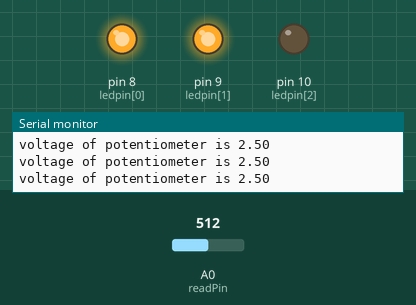
This sketch was run on a simulated Arduino Uno, built with avr-gcc and run on an emulated ATmega328P. Parts: output pins drawn as LEDs (lit = HIGH), the last lines printed to the serial monitor. Inputs (shaded band) come from the test bench; at power-on: A0 (readPin) = 512.

Above: at 1.3 s.
1.4 s: A0 (readPin) set to 709
2.9 s: A0 (readPin) set to 727
At 4.2 s:
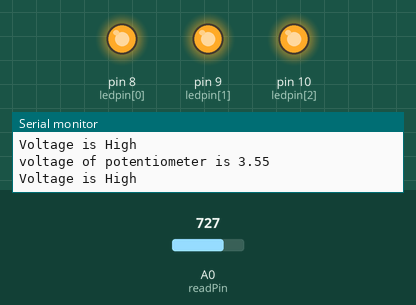
4.5 s: A0 (readPin) set to 306
At 5.4 s:
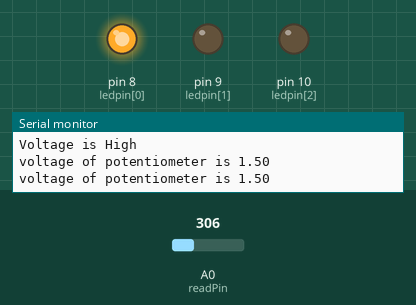
6.0 s: A0 (readPin) set to 218
7.5 s: A0 (readPin) set to 195
At 7.9 s:
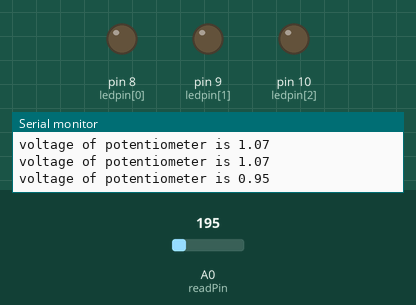
9.0 s: A0 (readPin) set to 511
At 10.3 s:
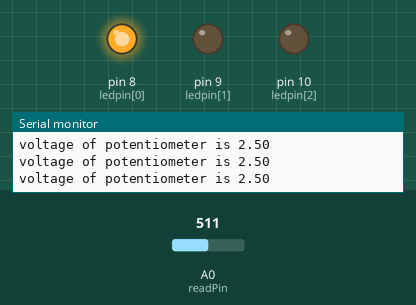
Timing chart, 0 to 11.5 s (numbered marks = the images above; inputs shaded):
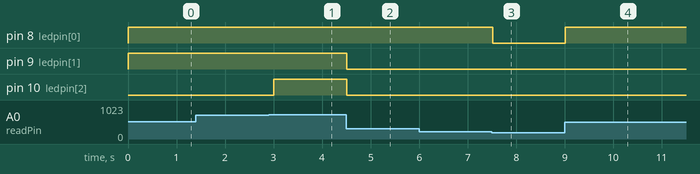

The sketch:

voltage_regulator.ino
```cpp
int readPin = A0;
int value = 0;
float volt;
int ledpin[]={8,9,10};
int wait =500;

void setup() {
  Serial.begin(9600);
  for(int i = 0; i < 3; i++){
    pinMode(ledpin[i], OUTPUT);
  }
}

void readpot(int){
	value = analogRead(readPin);
  // Convert ADC to voltage
  volt = (5./1023.)*value;
  Serial.print("voltage of potentiometer is ");
  Serial.println(volt);
}
void loop() {
  readpot(readPin);
  //analogWrite(ledpin, brightness);
  if (volt<1 ){
    // very low voltage
    digitalWrite(ledpin[0],LOW);
    digitalWrite(ledpin[1],LOW);
    digitalWrite(ledpin[2],LOW);
  }
  else if(volt<2.5){
    //low voltage
    digitalWrite(ledpin[0],HIGH);
    digitalWrite(ledpin[1],LOW);
    digitalWrite(ledpin[2],LOW);
  }
  else if(volt<3.5){
    // medium voltage
     digitalWrite(ledpin[0],HIGH);
     digitalWrite(ledpin[1],HIGH);
     digitalWrite(ledpin[2],LOW);
  }
  else{
    // high voltage
    Serial.println("Voltage is High");
    digitalWrite(ledpin[0],HIGH);
    digitalWrite(ledpin[1],HIGH);
    digitalWrite(ledpin[2],HIGH);
  }
  delay(wait);
}
```

Measured:
- the behaviour switches between 716 and 717 on A0 (readPin) (found by bisection; images 0 and 1)
- the behaviour switches between 205 and 204 on A0 (readPin) (found by bisection; images 2 and 3)
- after the input at 2.9 s, pin 10 (ledpin[2]): LOW → HIGH after 0.11 s
- after the input at 4.5 s, pin 9 (ledpin[1]), pin 10 (ledpin[2]): HIGH → LOW at once
- after the input at 7.5 s, pin 8 (ledpin[0]): HIGH → LOW at once
- after the input at 9.0 s, pin 8 (ledpin[0]): LOW → HIGH at once
